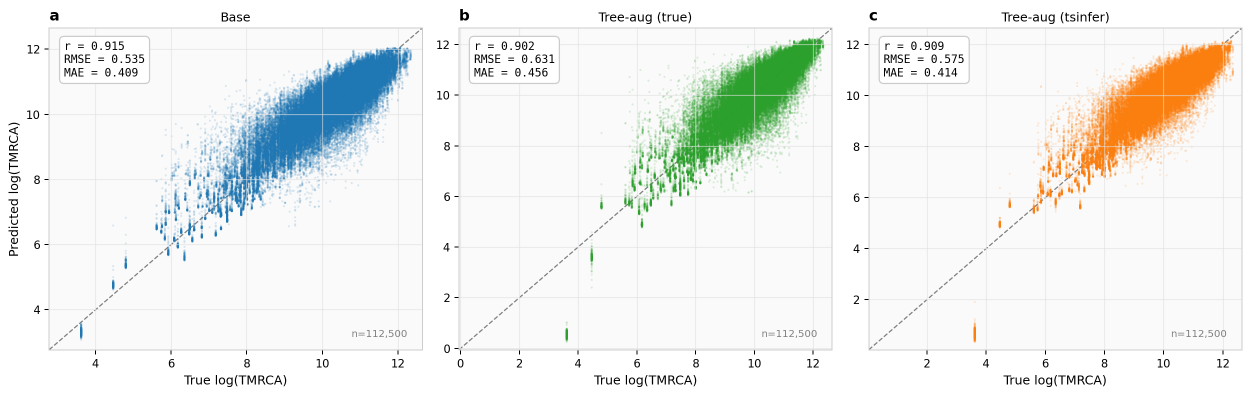
#> input picture experiment/paper_figures/fig2_scatter.png, 2501 x 792 px, found by its file name (shown at 1/2 size)
$ python make_paper_composites.py
#> lines starting #> are read from the running program, lines starting #| are printed output that depends on the picture
#!/usr/bin/env python3
"""Build composite paper figures merging human + AnoGam panels.

Outputs go to experiment/paper_figures/ and are referenced directly from paper.tex.

  fig2_combined.png  -- 2x2 scatter (3 human + 1 AnoGam)
  fig3_combined.png  -- 2 rows genome (1 human pair + 1 AnoGam pair), matched y-axis
  figS1_combined.png -- training curves stacked
  figS2_combined.png -- residuals stacked

Run from repo root:
  .venv/bin/python experiment4/make_paper_composites.py
"""
from pathlib import Path
from PIL import Image

REPO = Path(__file__).resolve().parent.parent
HUMAN = REPO / "experiment" / "paper_figures"
MOSQ = REPO / "experiment_mossies" / "paper_figures"
OUT = HUMAN


def _resize_width(im: Image.Image, target_w: int) -> Image.Image:
    ratio = target_w / im.width
    return im.resize((target_w, int(im.height * ratio)), Image.LANCZOS)


def _resize_height(im: Image.Image, target_h: int) -> Image.Image:
    ratio = target_h / im.height
    return im.resize((int(im.width * ratio), target_h), Image.LANCZOS)


def fig2_scatter():
    """2x2 grid: crop the 1x3 human scatter into 3 panels, add AnoGam as 4th."""
    human = Image.open(HUMAN / "fig2_scatter.png")
#> human is the input picture: PIL image 2501x792 RGBA; mean R, G, B, A 238.6, 240.8, 237.9, 255
    anogam = Image.open(MOSQ / "scatter_anogam.png")
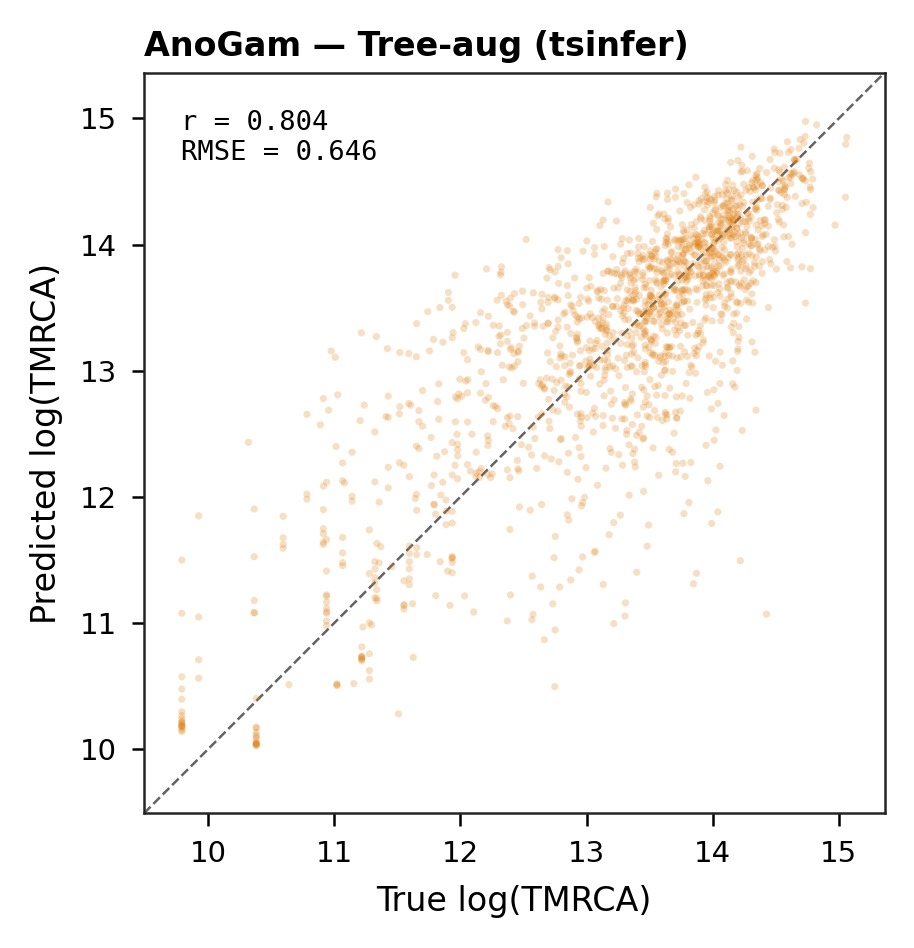
#> input picture experiment_mossies/paper_figures/scatter_anogam.png, 914 x 948 px, found by its file name
#> anogam is the input picture: PIL image 914x948 RGBA; mean R, G, B, A 248, 246.5, 244.8, 255

    hw, hh = human.size
#> hw = 2501; hh = 792
    panel_w = hw // 3
#> panel_w = 833

    panels = []
    for i in range(3):
        box = (i * panel_w, 0, (i + 1) * panel_w, hh)
        panels.append(human.crop(box))
#> after the loop, panels = 3 items

    # Resize AnoGam to match the panel dimensions
    panels.append(_resize_height(anogam, hh))

    # All panels same height (hh). Find max width for uniform grid.
    max_w = max(p.width for p in panels)
#> max_w = 833
    gap = 20

    canvas_w = max_w * 2 + gap
#> canvas_w = 1686
    canvas_h = hh * 2 + gap
#> canvas_h = 1604
    canvas = Image.new("RGB", (canvas_w, canvas_h), "white")
#> canvas: PIL image 1686x1604 RGB; every value is 255

    positions = [(0, 0), (max_w + gap, 0), (0, hh + gap), (max_w + gap, hh + gap)]
#> positions = [(0, 0), (853, 0), (0, 812), (853, 812)]
    for p, (x, y) in zip(panels, positions):
        # Center panels that are narrower
        x_off = (max_w - p.width) // 2
        canvas.paste(p, (x + x_off, y))
#> this loop made 4 passes
#> (x, y, x_off) on passes 1 to 4: (0, 0, 0), (853, 0, 0), (0, 812, 0), (853, 812, 35)
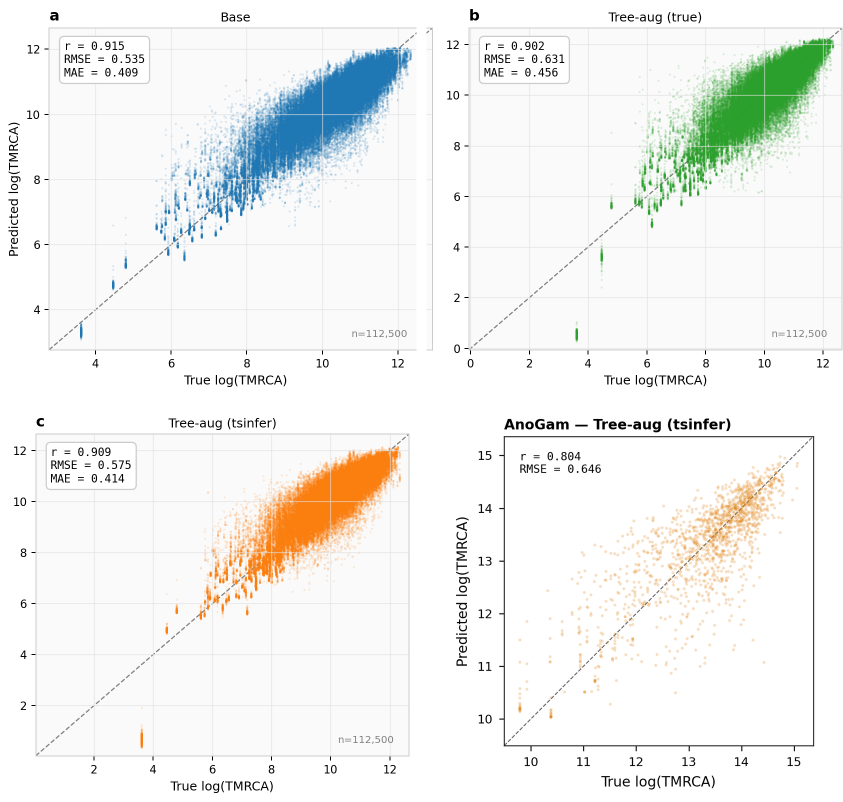
#> canvas: PIL image 1686x1604 RGB (shown at 1/2 size); mean R, G, B 241.4, 242.7, 240.2

    canvas.save(OUT / "fig2_combined.png", "PNG")
    print(f"  fig2_combined.png ({canvas.size[0]}x{canvas.size[1]})")
#|   fig2_combined.png (1686x1604)


def fig3_genome():
    """Two rows: first human pair (top row of fig3) + first AnoGam pair, same width."""
    human = Image.open(HUMAN / "fig3_tmrca_genome.png")
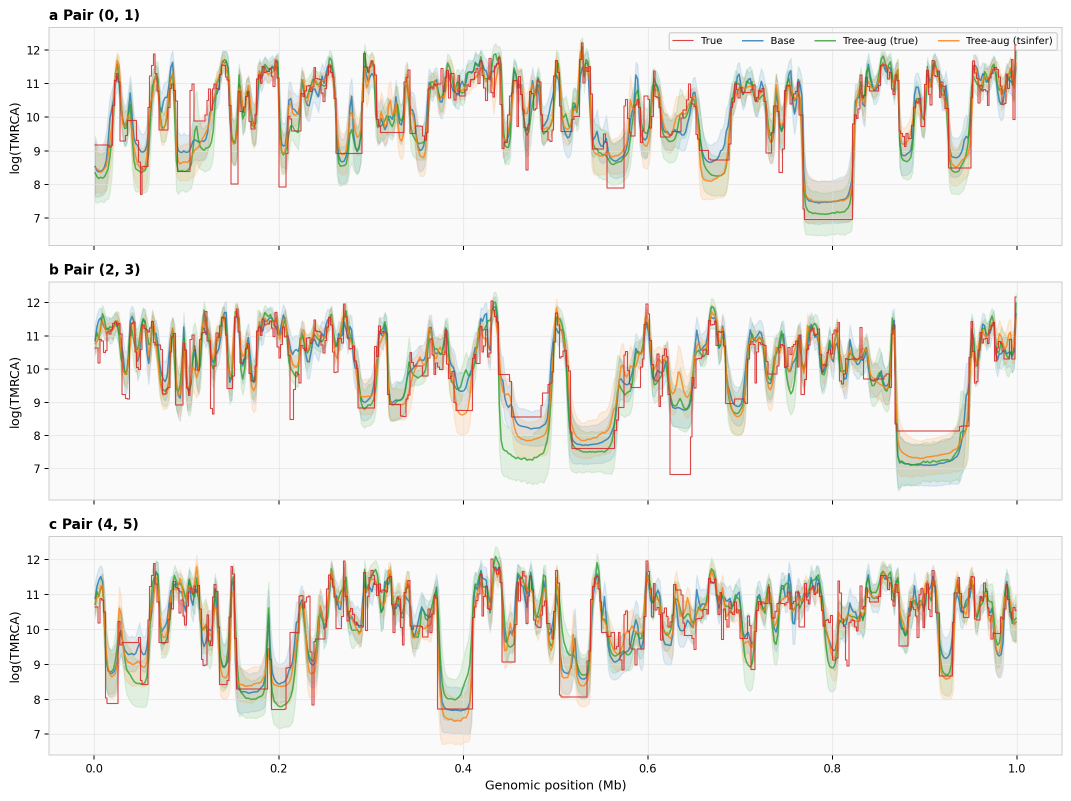
#> input picture experiment/paper_figures/fig3_tmrca_genome.png, 2141 x 1602 px, found by its file name (shown at 1/2 size)
#> human is the input picture: PIL image 2141x1602 RGBA; mean R, G, B, A 239.9, 237, 232.8, 255
    anogam = Image.open(MOSQ / "genome_anogam.png")
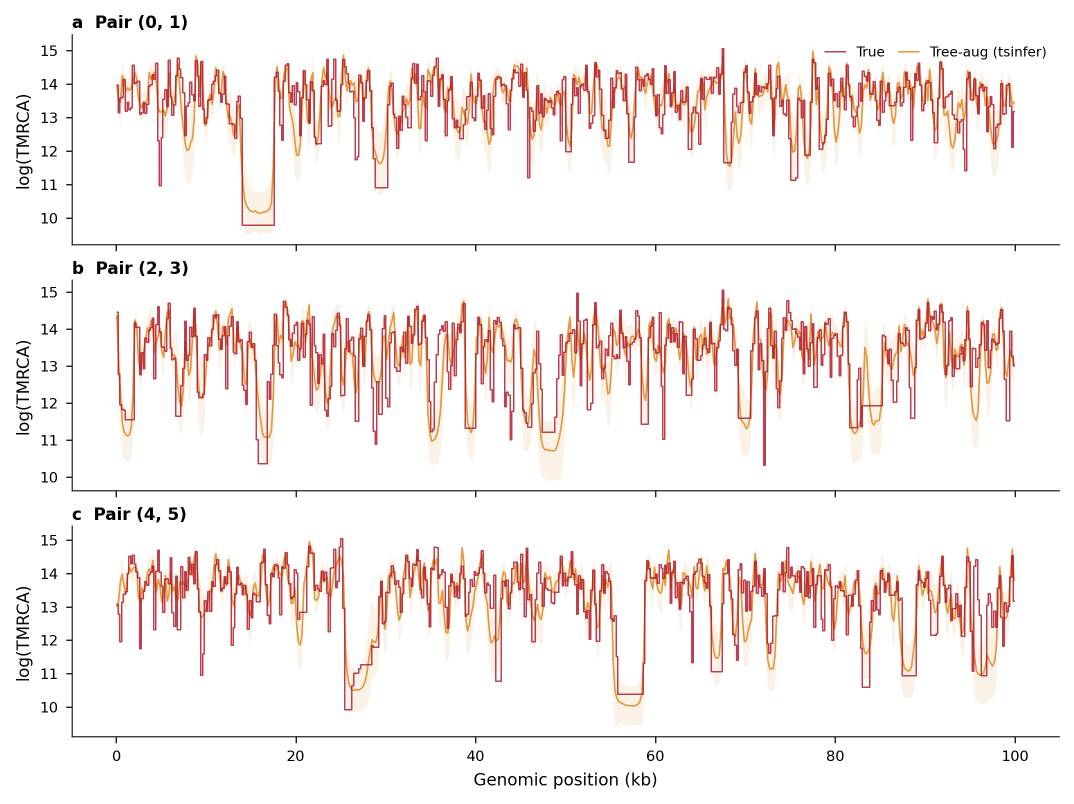
#> input picture experiment_mossies/paper_figures/genome_anogam.png, 2148 x 1608 px, found by its file name (shown at 1/2 size)
#> anogam is the input picture: PIL image 2148x1608 RGBA; mean R, G, B, A 247.7, 237.9, 235.6, 255

    # Human: 3 rows -> crop top row
    hrow = human.height // 3
#> hrow = 534
    human_top = human.crop((0, 0, human.width, hrow))
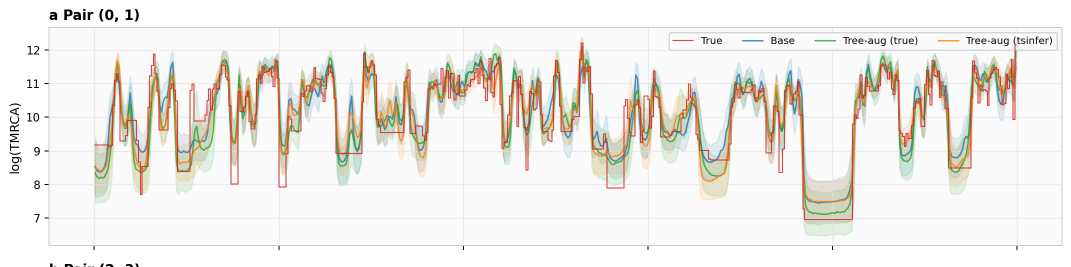
#> human_top: PIL image 2141x534 RGBA (shown at 1/2 size); mean R, G, B, A 239.7, 236.8, 232.6, 255

    # AnoGam: 3 rows -> crop top row
    arow = anogam.height // 3
#> arow = 536
    anogam_top = anogam.crop((0, 0, anogam.width, arow))

    target_w = human.width
#> target_w = 2141
    human_top = _resize_width(human_top, target_w)
    anogam_top = _resize_width(anogam_top, target_w)
#> call 2 of _resize_width, with target_w = 2141
#> in _resize_width (call 2), `return im.resize((target_w, int(im.height * ratio)), Image.LANCZOS)`:
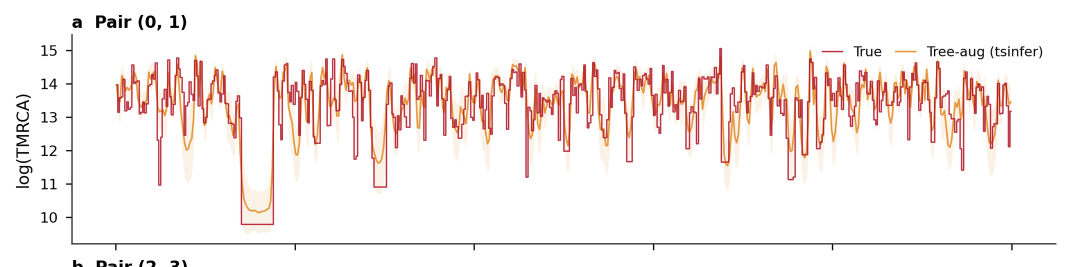
#> returned value: PIL image 2141x534 RGBA (shown at 1/2 size); mean R, G, B, A 247.8, 238.4, 236.3, 255

    gap = 10
    canvas_h = human_top.height + anogam_top.height + gap
#> canvas_h = 1078
    canvas = Image.new("RGB", (target_w, canvas_h), "white")
#> canvas: PIL image 2141x1078 RGB; every value is 255
    canvas.paste(human_top, (0, 0))
    canvas.paste(anogam_top, (0, human_top.height + gap))
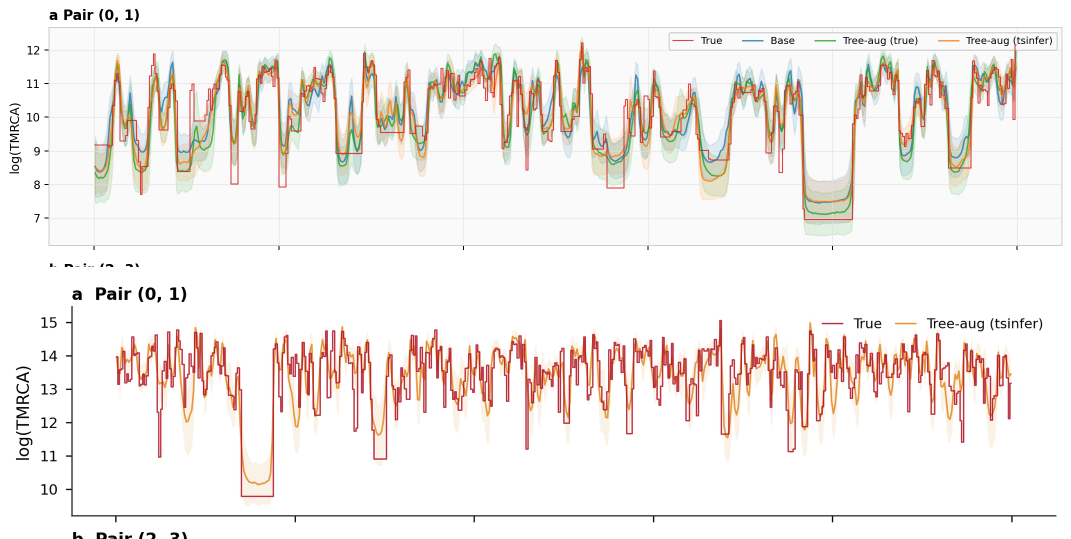
#> canvas: PIL image 2141x1078 RGB (shown at 1/2 size); mean R, G, B 243.8, 237.8, 234.6

    canvas.save(OUT / "fig3_combined.png", "PNG")
    print(f"  fig3_combined.png ({canvas.size[0]}x{canvas.size[1]})")
#|   fig3_combined.png (2141x1078)


def figs1_training():
    """Stack human + AnoGam training curves."""
#> (the run stopped early here; a loop or call above may not have finished)
